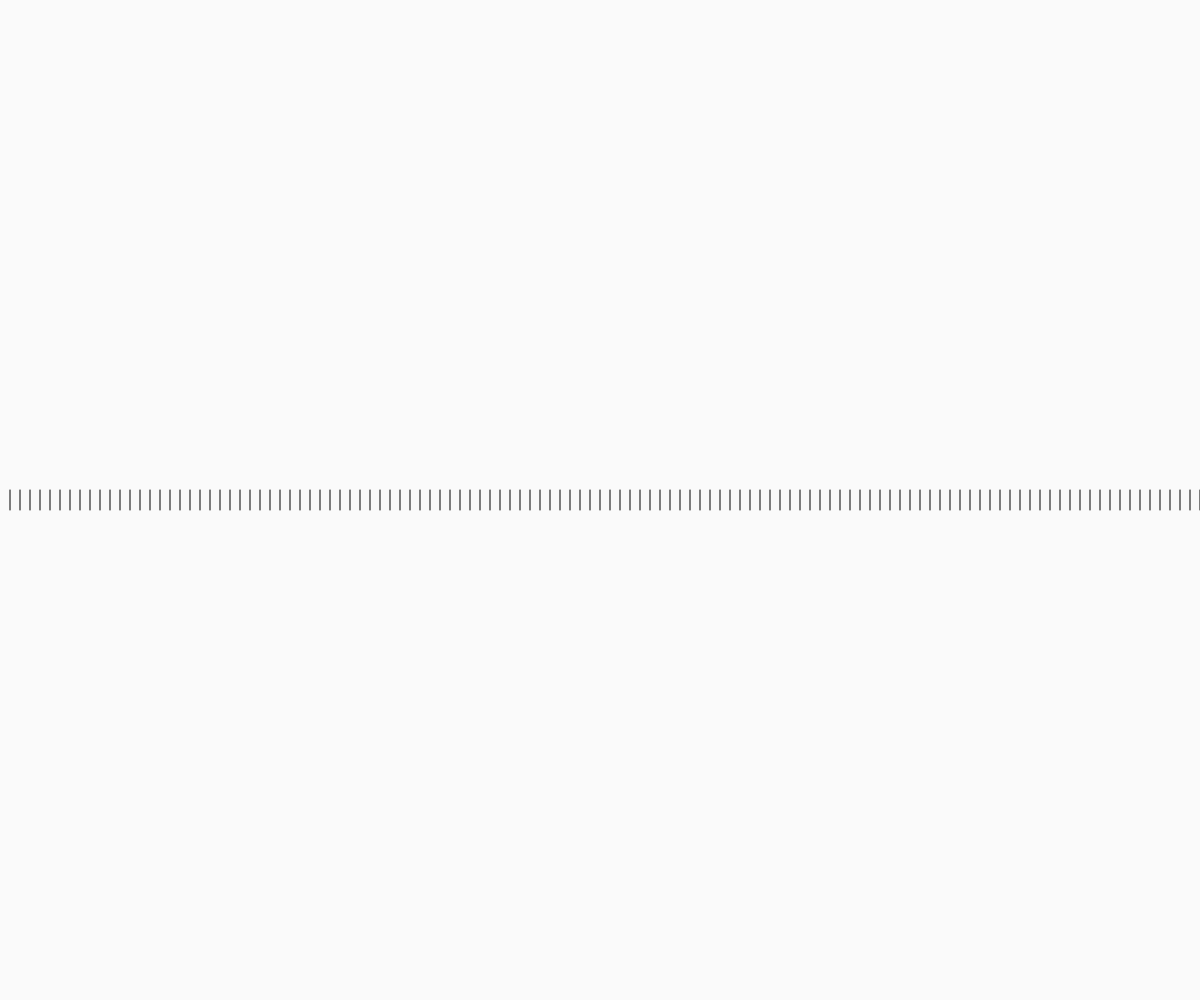
Frame 1 (no input)
Frame 60 (no input): identical to frame 1, image omitted
Frame 120 (the mouse pressed at the canvas centre since frame 60): identical to frame 1, image omitted

The p5.js sketch that drew this single still picture (run headless with seeded random() and noise() and a simulated clock; from frame 60 on, the mouse is pressed at the canvas centre):

// p5.js sketch
// ── sketch.js

var x1, y1, x2, y2, t, espacamentoHorizontal, numLinhas, linhaActual;

function setup() 
{
  createCanvas (windowWidth, windowHeight);

  t=20;
  numLinhas = 40;
  espacamentoHorizontal = width/numLinhas;
  
}

function draw() 
{
  background(250, 250, 250);
  linhaActual = 0;
  espacamentoHorizontal = width/numLinhas

  for (var i = 0; i < numLinhas; i ++ )

  /*
  while (linhaActual<numLinhas)
  {
    y1 = height/2 - t/2;
    y2 = height/2 + t/2;
  
    x1 = espacamentoHorizontal*linhaActual;
    x2 = x1;
  

    strokeWeight(4);
    line(x1, y1, x2, y2);
    

    linhaActual++;
  }
  */

  x1 = 0;
  while (x1<width)
  {
    y1 = height/2 - t/2;
    y2 = height/2 + t/2;

    x1 += 10;
    x2 = x1;

  line(x1, y1, x2, y2);

  }

}

function windowResized() 
{
  resizeCanvas (windowWidth, windowHeight);
}
